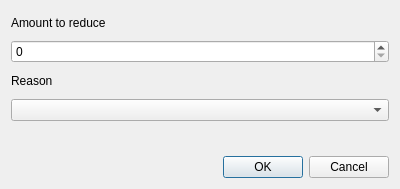
<?xml version="1.0" encoding="UTF-8"?>
<ui version="4.0">
 <class>ReduceSubProductDialog</class>
 <widget class="QDialog" name="ReduceSubProductDialog">
  <property name="geometry">
   <rect>
    <x>0</x>
    <y>0</y>
    <width>400</width>
    <height>189</height>
   </rect>
  </property>
  <property name="windowTitle">
   <string>Dialog</string>
  </property>
  <layout class="QVBoxLayout" name="verticalLayout">
   <item>
    <widget class="QLabel" name="reduceL">
     <property name="text">
      <string>Amount to reduce</string>
     </property>
    </widget>
   </item>
   <item>
    <widget class="QSpinBox" name="reduceSpinBox"/>
   </item>
   <item>
    <widget class="QLabel" name="reasonL">
     <property name="text">
      <string>Reason</string>
     </property>
    </widget>
   </item>
   <item>
    <widget class="QComboBox" name="reasonComboBox"/>
   </item>
   <item>
    <widget class="QLabel" name="subProdLeft">
     <property name="text">
      <string/>
     </property>
    </widget>
   </item>
   <item>
    <widget class="QDialogButtonBox" name="buttonBox">
     <property name="orientation">
      <enum>Qt::Horizontal</enum>
     </property>
     <property name="standardButtons">
      <set>QDialogButtonBox::Cancel|QDialogButtonBox::Ok</set>
     </property>
    </widget>
   </item>
  </layout>
 </widget>
 <resources/>
 <connections>
  <connection>
   <sender>buttonBox</sender>
   <signal>accepted()</signal>
   <receiver>ReduceSubProductDialog</receiver>
   <slot>accept()</slot>
   <hints>
    <hint type="sourcelabel">
     <x>248</x>
     <y>254</y>
    </hint>
    <hint type="destinationlabel">
     <x>157</x>
     <y>274</y>
    </hint>
   </hints>
  </connection>
  <connection>
   <sender>buttonBox</sender>
   <signal>rejected()</signal>
   <receiver>ReduceSubProductDialog</receiver>
   <slot>reject()</slot>
   <hints>
    <hint type="sourcelabel">
     <x>316</x>
     <y>260</y>
    </hint>
    <hint type="destinationlabel">
     <x>286</x>
     <y>274</y>
    </hint>
   </hints>
  </connection>
 </connections>
</ui>
